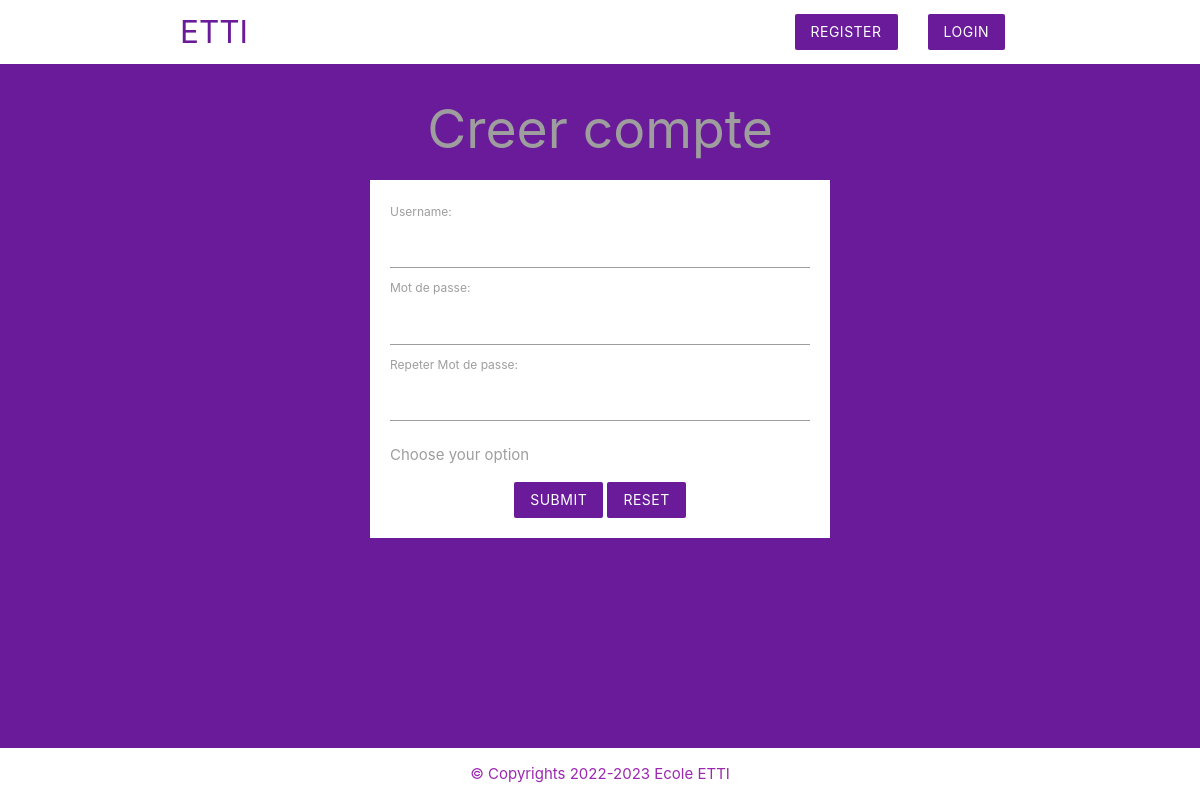
Page /auth/register.php on the earlier database version.
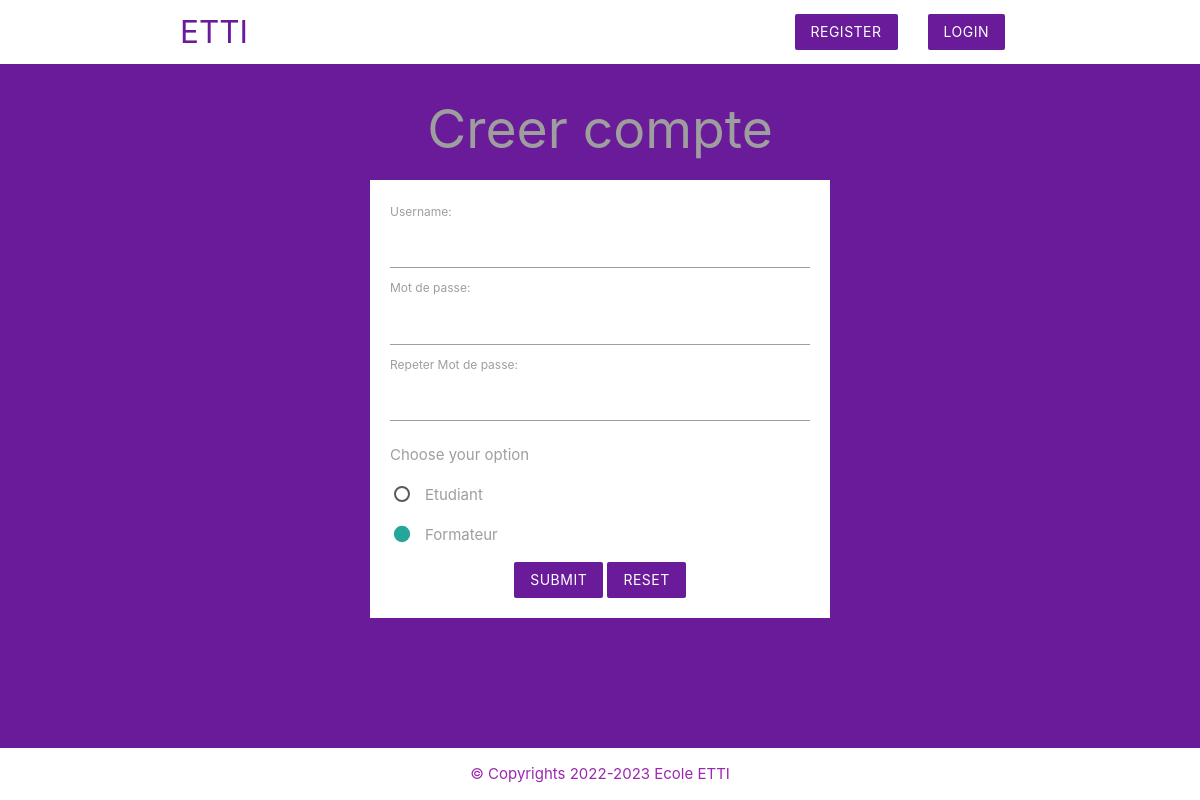
Same page on the later database version.
### tables this page shows
CREATE TABLE types_user(
    id Integer NOT null PRIMARY KEY AUTO_INCREMENT,
    titre varchar(30) not null
);

### auth/register.php (the view, shortened to what this page needs)
<?php
require_once('../config/db_connect.php');
$sql = 'SELECT * FROM types_user';
$results = mysqli_query($conn, $sql);
$type_users = mysqli_fetch_all($results, MYSQLI_ASSOC);
$username = $password = $confirm_password = "";
?>
<?php include("../templates/header.php"); ?>
<?php include("../templates/auth_nav.php") ?>
<section class="container grey-text">
    <h2 class="center">Creer compte</h2>
    <form action="<?php echo htmlspecialchars($_SERVER["PHP_SELF"]); ?>" class="white" method="POST">
        <div>
            <label for="username">Username:</label>
            <input type="text" name="username" id="username" value="<?php echo $username; ?>">
        </div>
        <div>
            <label for="password">Mot de passe:</label>
            <input type="password" name="password" id="password" value="<?php echo $password; ?>">
        </div>
        <div>
            <label for="confirm_password">Repeter Mot de passe:</label>
            <input type="password" name="confirm_password" id="confirm_password" value="<?php echo $confirm_password; ?>">
        </div>
        <div class="input-field">
            <lable>Choose your option</label>
            <?php foreach($type_users as $type): ?>
            <p>
            <label>
                <span class="grey-text"><?php echo $type['titre'];?></span>
            </label>
            </p>
            <?php endforeach; ?>
        </div>
        <div class="center">
            <input type="submit" value="Submit" name="Submit" class="btn brand z-depth-0">
            <input type="reset" value="Reset" name="Reset" class="btn brand z-depth-0">
        </div>
    </form>
</section>
<?php include("../templates/footer.php"); ?>

### templates/header.php (shortened to what this page needs)
<!DOCTYPE html>
<html lang="en">
<head>

### templates/auth_nav.php (shortened to what this page needs)
<link rel="stylesheet" href="../css/materialize.min.css">
</head>
<body class="purple darken-3 white-text">
    <main>
<nav class="white z-depth-0">
        <div class="container">
            <a href="../index.php" class="brand-logo brand-text">ETTI</a>
        <ul id="nav-mobile" class="right hide-on-small-and-down">
            <li class="white-text">
                <?php
                if(!empty($_SESSION) && (isset($_SESSION["loggedin"]) || $_SESSION["loggedin"] === true)):
                 echo 'Hi, '. $_SESSION["username"];
                ?>
                <li><a href="../profile.php" class="btn brand z-depth-0">Profile</a></li>
                <li><a href="logout.php" class="btn brand z-depth-0">logout</a></li>
                <?php else: ?>
                    <li><a href="register.php" class="btn brand z-depth-0">register</a></li>
                    <li><a href="login.php" class="btn brand z-depth-0">login</a></li>
                <?php endif; ?>
            </li>
        </ul>
        </div>
    </nav>

### templates/footer.php (shortened to what this page needs)
  </main>
  <footer class="section white z-depth-0">
    <div class="center purple-text">&copy; Copyrights 2022-2023 Ecole ETTI</div>
</footer>
</body>
</html>

### templates/header.php (style rules this page uses)
.brand { background-color: #6a1b9a !important; }
.brand-text { color: #6a1b9a !important; }
form { max-width: 460px; margin: 20px auto; padding: 20px; }
body { display: flex; min-height: 100vh; flex-direction: column; }
main { flex: 1 0 auto; }

Differences in the rows shown:
added types_user: titre "Etudiant"
added types_user: titre "Formateur"
